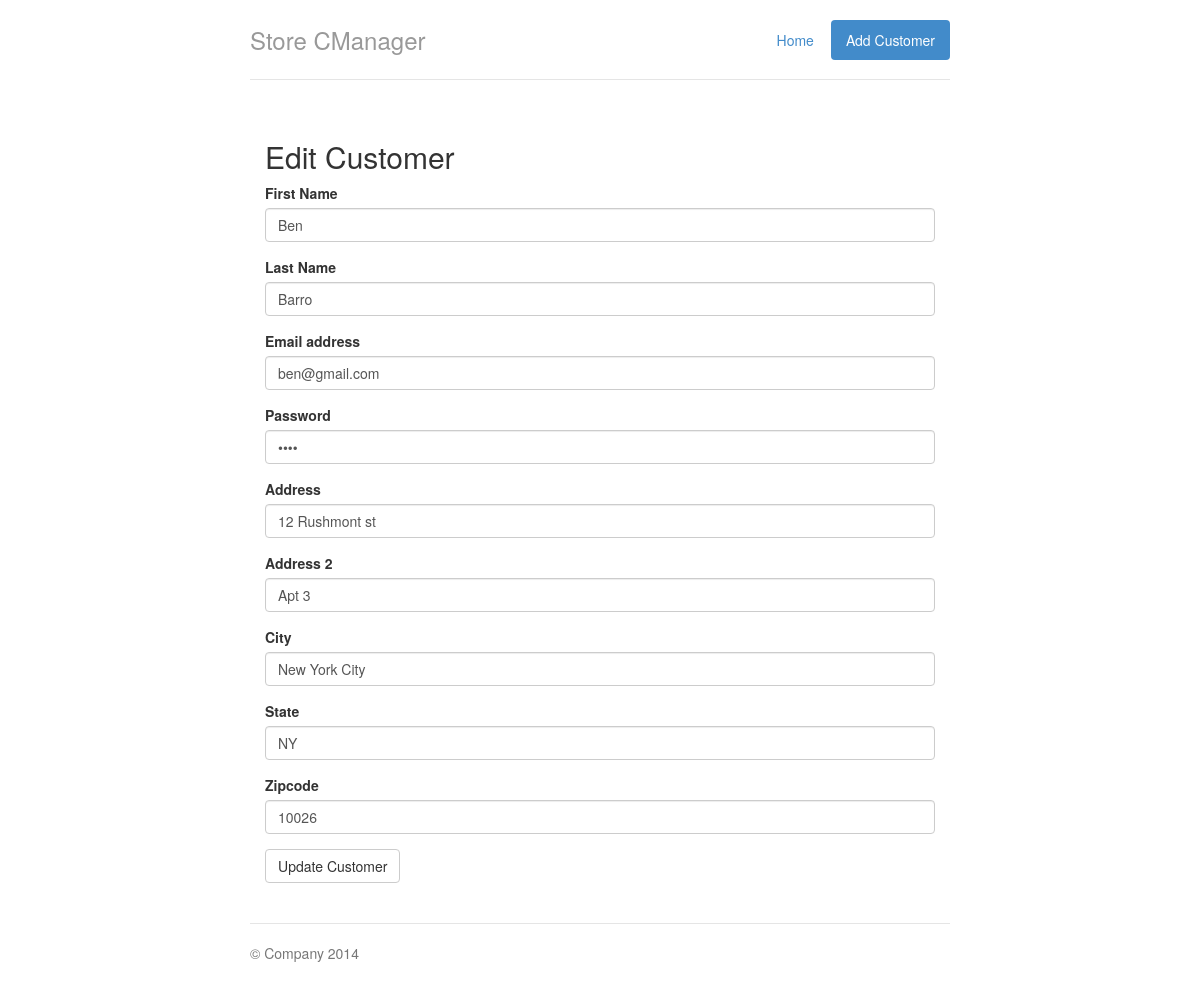
The page /edit_customer.php?id=2 on the database its author committed.
### tables this page shows
CREATE TABLE `customer_addresses` (
  `id` int(11) NOT NULL,
  `customer` int(11) NOT NULL,
  `address` varchar(200) NOT NULL,
  `address2` varchar(200) NOT NULL,
  `city` varchar(100) NOT NULL,
  `state` varchar(100) NOT NULL,
  `zipcode` varchar(100) NOT NULL
);

CREATE TABLE `customers` (
  `id` int(11) NOT NULL,
  `first_name` varchar(100) NOT NULL,
  `last_name` varchar(100) NOT NULL,
  `email` varchar(150) NOT NULL,
  `password` varchar(100) NOT NULL,
  `avatar` varchar(150) NOT NULL,
  `join_date` timestamp NOT NULL DEFAULT current_timestamp()
);

### edit_customer.php (the view, shortened to what this page needs)
<?php include('includes/database.php'); ?>
<?php
	$id = $_GET['id'];
	$query ="SELECT * FROM customers
			 INNER JOIN customer_addresses
			 ON customer_addresses.customer=customers.id
			 WHERE customers.id = $id";
	if($result = $mysqli->query($query)){
		while($row = $result->fetch_assoc()) {
			$first_name = $row['first_name'];
			$last_name = $row['last_name'];
			$email = $row['email'];
			$password = $row['password'];
			$address = $row['address'];
			$address2 = $row['address2'];
			$city = $row['city'];
			$state = $row['state'];
			$zipcode = $row['zipcode'];
		}
	}
?>
<!DOCTYPE html>
<html lang="en">
  <head>
    <link href="css/bootstrap.min.css" rel="stylesheet">
    <link href="css/jumbotron-narrow.css" rel="stylesheet">
  </head>
  <body>
    <div class="container">
      <div class="header">
        <ul class="nav nav-pills pull-right">
          <li ><a href="index.php">Home</a></li>
          <li class="active"><a href="add_customer.php">Add Customer</a></li>
        </ul>
        <h3 class="text-muted">Store CManager</h3>
      </div>
      <div class="row marketing">
        <div class="col-lg-12">
         <h2>Edit Customer</h2>
		 <form role="form" method="post" action="edit_customer.php?id=<?php echo $id; ?>">
			<div class="form-group">
				<label>First Name</label>
				<input name="first_name" type="text" class="form-control"
				value="<?php echo $first_name; ?>" placeholder="Enter First Name">
			</div>
			<div class="form-group">
				<label>Last Name</label>
				<input name="last_name" type="text" class="form-control"
				value="<?php echo $last_name; ?>" placeholder="Enter Last Name">
			</div>
			<div class="form-group">
				<label>Email address</label>
				<input name="email" type="email" class="form-control"
				value="<?php echo $email; ?>" placeholder="Enter Email">
			</div>
			<div class="form-group">
				<label>Password</label>
				<input name="password" type="password" class="form-control"
				value="<?php echo $password; ?>" placeholder="Enter Password">
			</div>
			<div class="form-group">
				<label>Address</label>
				<input name="address" type="text" class="form-control"
				value="<?php echo $address; ?>" placeholder="Enter Address">
			</div>
			<div class="form-group">
				<label>Address 2</label>
				<input name="address2" type="text" class="form-control"
				value="<?php echo $address2; ?>" placeholder="Enter Address 2">
			</div>
			<div class="form-group">
				<label>City</label>
				<input name="city" type="text" class="form-control"
				value="<?php echo $city; ?>" placeholder="Enter City">
			</div>
			<div class="form-group">
				<label>State</label>
				<input name="state" type="text" class="form-control"
				value="<?php echo $state; ?>" placeholder="Enter State">
			</div>
			<div class="form-group">
				<label>Zipcode</label>
				<input name="zipcode" type="text" class="form-control"
				value="<?php echo $zipcode; ?>" placeholder="Enter Zipcode">
			</div>
			<input type="submit" class="btn btn-default" value="Update Customer" />
		</form>
        </div>
      </div>
      <div class="footer">
        <p>&copy; Company 2014</p>
      </div>
    </div>
  </body>
</html>

### css/jumbotron-narrow.css (style rules this page uses)
body { padding-top: 20px; padding-bottom: 20px; }
.header, .marketing, .footer { padding-right: 15px; padding-left: 15px; }
.header { border-bottom: 1px solid #e5e5e5; }
.header h3 { padding-bottom: 19px; margin-top: 0; margin-bottom: 0; line-height: 40px; }
.footer { padding-top: 19px; color: #777; border-top: 1px solid #e5e5e5; }
@media (min-width: 768px) { .container { max-width: 730px; } }
.marketing { margin: 40px 0; }
@media screen and (min-width: 768px) { .header, .marketing, .footer { padding-right: 0; padding-left: 0; } }
@media screen and (min-width: 768px) { .header { margin-bottom: 30px; } }

### rows shown on the page
customer_addresses: first_name "Ben", last_name "Barro", email "ben@gmail.com", address "12 Rushmont st", address2 "Apt 3", city "New York City", state "NY", zipcode "10026"
